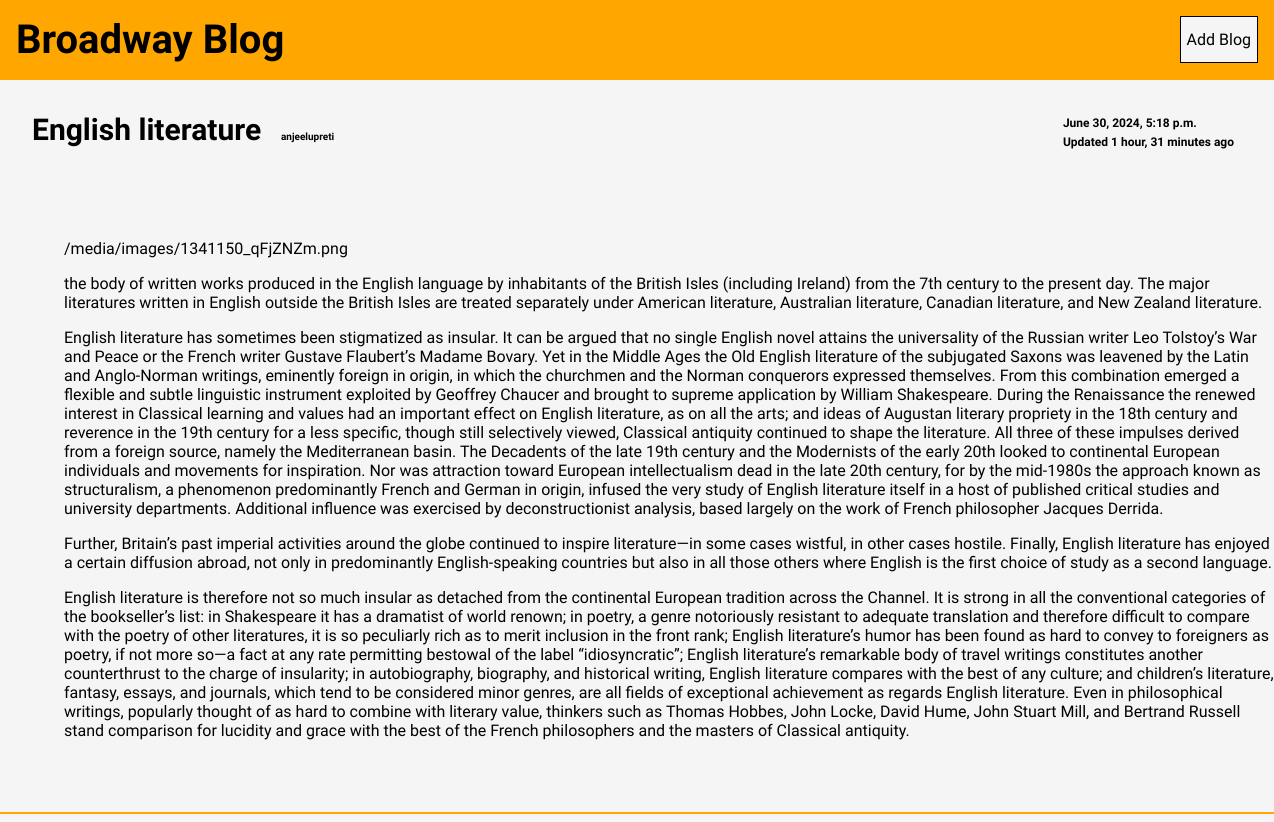
Screenshot of /blog/view/English literature (signed in) with the database file from the repository.
### blog/models.py (models this page shows, shortened)
class Blog(models.Model):
    title = models.CharField(max_length=200,null=False)
    author = models.ForeignKey(User, on_delete=models.CASCADE)
    image=models.ImageField(upload_to='images/',null=True,blank=True)
    content = models.TextField(null=False)
    add_date = models.DateTimeField(auto_now_add=True)
    update_date=models.DateTimeField(auto_now=True)

### blog/views.py (the view)
# urls.py: path('view/<title>',view_blog,name='view_blog'),
@login_required
def view_blog(request, title):
    context = {
        "blog": get_object_or_404(Blog, title=title)
    }
    return render(request, "blog/view.html", context)

### blog/templates/blog/view.html (shortened to what this page needs)
<!DOCTYPE html>
<html lang="en">
<head>
</head>
<body>
    <header>
        <h1>Broadway Blog</h1>
        <button class="add-btn"><a href ="{% url 'add_blog' %}" class='anchor'>Add Blog</a></button>
    </header>
            <div class="'content">
            <main>
                <top>
                    <left>
                    <b class="title">{{ blog.title }}</b>&nbsp&nbsp&nbsp&nbsp&nbsp<b class="author">{{ blog.author }}</b>
                    </left>
                    <right>
                        <b class="time">{{blog.add_date }}</b><br>
                        <b class="time">Updated {{blog.update_date | timesince}} ago </b>
                    </right>
                </top>
                <br>
                <br>
                <br>
                    <article>
                        {% if blog.image %}
                        {{ blog.image.url }}
                        {% endif %}
                        {{ blog.content  | linebreaks}}
                    </article>
                </main>
    </div>
    <hr>
</body>
</html>

### blog/templates/blog/view.html (style rules this page uses)
* { font-family: "Audiowide", sans-serif; color:black }
body { background-color: whitesmoke; font-family: "Audiowide", sans-serif; margin: 0; padding: 0; }
header { text-align: center; padding: 1em; background-color:rgb(255, 166, 0); }
h1 { margin: 0; font-family: "Audiowide", sans-serif; }
main { width: 80%; padding: 2em; }
article { margin-bottom: 2em; }
header { display:flex; justify-content:space-between; padding: 1em; background-color: rgb(255, 166, 0); border-bottom:1px solid rgb(255, 166, 0); }
hr { border:1px solid rgb(255, 166, 0); }
h1 { margin: 0; font-family: "Audiowide", sans-serif; font-weight:bolder; color: black; font-size:40px; }
.add-btn { background-color: whitesmoke; color:black; border: 1px solid black; font-size: 1em; text-decoration: none; display: inline-block; transition: background-color 0.3s ease; }
.anchor { text-decoration: none; color:black }
main { width: 100%; padding: 2em; }
article { margin-bottom: 2em; margin:2em; }
top { display:flex; justify-content: space-between; }
main .title { padding-bottom: 12em; font-size:30px; }
main .author { font-size:10px; padding-bottom: 5em; }
main .time { font-size:12px; padding:2em; margin-right:4em; }

### rows the page displays
Blog: title "English literature", author "anjeelupreti", add_date "June 30, 2024, 5:18 p.m.", update_date "1 hour, 31 minutes", image "/media/images/1341150_qFjZNZm.png", content "the body of written works produced in the English language by inhabitants of the British Isles (including Ireland) from the 7th century to the present day. The major literatures written in English outside the British Isles are treated separately under American literature, Australian literature, Canadian literature, and New Zealand literature. English literature has sometimes been stigmatized as insular. It can be argued that no single English novel attains the universality of the Russian writer Leo Tolstoy’s War and Peace or the French writer Gustave Flaubert’s Madame Bovary. Yet in the Middle Ages the Old English literature of the subjugated Saxons was leavened by the Latin and…"
